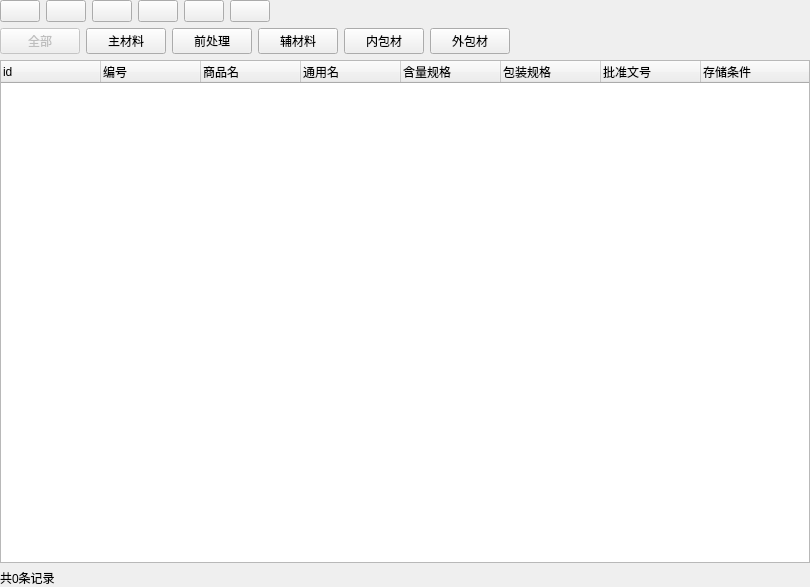
<?xml version="1.0" encoding="UTF-8"?>
<ui version="4.0">
 <class>Form</class>
 <widget class="QWidget" name="Form">
  <property name="geometry">
   <rect>
    <x>0</x>
    <y>0</y>
    <width>810</width>
    <height>587</height>
   </rect>
  </property>
  <property name="windowTitle">
   <string>Form</string>
  </property>
  <layout class="QGridLayout" name="gridLayout">
   <property name="leftMargin">
    <number>0</number>
   </property>
   <property name="topMargin">
    <number>0</number>
   </property>
   <property name="rightMargin">
    <number>0</number>
   </property>
   <property name="bottomMargin">
    <number>0</number>
   </property>
   <item row="3" column="0" colspan="15">
    <widget class="QTreeWidget" name="stufflist">
     <property name="sizePolicy">
      <sizepolicy hsizetype="Expanding" vsizetype="Expanding">
       <horstretch>12</horstretch>
       <verstretch>15</verstretch>
      </sizepolicy>
     </property>
     <property name="selectionMode">
      <enum>QAbstractItemView::ExtendedSelection</enum>
     </property>
     <column>
      <property name="text">
       <string>id</string>
      </property>
     </column>
     <column>
      <property name="text">
       <string>编号</string>
      </property>
     </column>
     <column>
      <property name="text">
       <string>商品名</string>
      </property>
     </column>
     <column>
      <property name="text">
       <string>通用名</string>
      </property>
     </column>
     <column>
      <property name="text">
       <string>含量规格</string>
      </property>
     </column>
     <column>
      <property name="text">
       <string>包装规格</string>
      </property>
     </column>
     <column>
      <property name="text">
       <string>批准文号</string>
      </property>
     </column>
     <column>
      <property name="text">
       <string>存储条件</string>
      </property>
     </column>
    </widget>
   </item>
   <item row="0" column="0">
    <layout class="QHBoxLayout" name="horizontalLayout">
     <item>
      <widget class="QPushButton" name="refreshButton">
       <property name="sizePolicy">
        <sizepolicy hsizetype="Fixed" vsizetype="Fixed">
         <horstretch>0</horstretch>
         <verstretch>0</verstretch>
        </sizepolicy>
       </property>
       <property name="toolTip">
        <string>&lt;html&gt;&lt;head/&gt;&lt;body&gt;&lt;p&gt;刷新&lt;/p&gt;&lt;/body&gt;&lt;/html&gt;</string>
       </property>
       <property name="styleSheet">
        <string notr="true"/>
       </property>
       <property name="text">
        <string/>
       </property>
       <property name="icon">
        <iconset resource="stuffimages.qrc">
         <normaloff>:/logo/images/refresh.png</normaloff>:/logo/images/refresh.png</iconset>
       </property>
       <property name="iconSize">
        <size>
         <width>30</width>
         <height>30</height>
        </size>
       </property>
      </widget>
     </item>
     <item>
      <widget class="QPushButton" name="addButton">
       <property name="sizePolicy">
        <sizepolicy hsizetype="Fixed" vsizetype="Fixed">
         <horstretch>0</horstretch>
         <verstretch>0</verstretch>
        </sizepolicy>
       </property>
       <property name="toolTip">
        <string>&lt;html&gt;&lt;head/&gt;&lt;body&gt;&lt;p&gt;增加记录&lt;/p&gt;&lt;/body&gt;&lt;/html&gt;</string>
       </property>
       <property name="text">
        <string/>
       </property>
       <property name="icon">
        <iconset resource="stuffimages.qrc">
         <normaloff>:/logo/images/add.png</normaloff>:/logo/images/add.png</iconset>
       </property>
       <property name="iconSize">
        <size>
         <width>30</width>
         <height>30</height>
        </size>
       </property>
      </widget>
     </item>
     <item>
      <widget class="QPushButton" name="deleteButton">
       <property name="sizePolicy">
        <sizepolicy hsizetype="Fixed" vsizetype="Fixed">
         <horstretch>0</horstretch>
         <verstretch>0</verstretch>
        </sizepolicy>
       </property>
       <property name="toolTip">
        <string>&lt;html&gt;&lt;head/&gt;&lt;body&gt;&lt;p&gt;删除记录&lt;/p&gt;&lt;/body&gt;&lt;/html&gt;</string>
       </property>
       <property name="text">
        <string/>
       </property>
       <property name="icon">
        <iconset resource="stuffimages.qrc">
         <normaloff>:/logo/images/delete.png</normaloff>:/logo/images/delete.png</iconset>
       </property>
       <property name="iconSize">
        <size>
         <width>30</width>
         <height>30</height>
        </size>
       </property>
      </widget>
     </item>
     <item>
      <widget class="QPushButton" name="queryButton">
       <property name="sizePolicy">
        <sizepolicy hsizetype="Fixed" vsizetype="Fixed">
         <horstretch>0</horstretch>
         <verstretch>0</verstretch>
        </sizepolicy>
       </property>
       <property name="toolTip">
        <string>&lt;html&gt;&lt;head/&gt;&lt;body&gt;&lt;p&gt;查询记录&lt;/p&gt;&lt;/body&gt;&lt;/html&gt;</string>
       </property>
       <property name="text">
        <string/>
       </property>
       <property name="icon">
        <iconset resource="stuffimages.qrc">
         <normaloff>:/logo/images/query.png</normaloff>:/logo/images/query.png</iconset>
       </property>
       <property name="iconSize">
        <size>
         <width>30</width>
         <height>30</height>
        </size>
       </property>
      </widget>
     </item>
     <item>
      <widget class="QPushButton" name="recordButton">
       <property name="sizePolicy">
        <sizepolicy hsizetype="Fixed" vsizetype="Fixed">
         <horstretch>0</horstretch>
         <verstretch>0</verstretch>
        </sizepolicy>
       </property>
       <property name="toolTip">
        <string>&lt;html&gt;&lt;head/&gt;&lt;body&gt;&lt;p&gt;查看记录&lt;/p&gt;&lt;/body&gt;&lt;/html&gt;</string>
       </property>
       <property name="text">
        <string/>
       </property>
       <property name="icon">
        <iconset resource="stuffimages.qrc">
         <normaloff>:/logo/images/record.png</normaloff>:/logo/images/record.png</iconset>
       </property>
       <property name="iconSize">
        <size>
         <width>30</width>
         <height>30</height>
        </size>
       </property>
      </widget>
     </item>
     <item>
      <widget class="QPushButton" name="printerButton">
       <property name="sizePolicy">
        <sizepolicy hsizetype="Fixed" vsizetype="Fixed">
         <horstretch>0</horstretch>
         <verstretch>0</verstretch>
        </sizepolicy>
       </property>
       <property name="toolTip">
        <string>&lt;html&gt;&lt;head/&gt;&lt;body&gt;&lt;p&gt;打印&lt;/p&gt;&lt;/body&gt;&lt;/html&gt;</string>
       </property>
       <property name="text">
        <string/>
       </property>
       <property name="icon">
        <iconset resource="stuffimages.qrc">
         <normaloff>:/logo/images/printer.png</normaloff>:/logo/images/printer.png</iconset>
       </property>
       <property name="iconSize">
        <size>
         <width>30</width>
         <height>30</height>
        </size>
       </property>
      </widget>
     </item>
    </layout>
   </item>
   <item row="2" column="0" colspan="2">
    <layout class="QHBoxLayout" name="horizontalLayout_2">
     <item>
      <widget class="QPushButton" name="ALLButton">
       <property name="enabled">
        <bool>false</bool>
       </property>
       <property name="sizePolicy">
        <sizepolicy hsizetype="Fixed" vsizetype="Preferred">
         <horstretch>1</horstretch>
         <verstretch>1</verstretch>
        </sizepolicy>
       </property>
       <property name="text">
        <string>全部</string>
       </property>
      </widget>
     </item>
     <item>
      <widget class="QPushButton" name="ZCButton">
       <property name="text">
        <string>主材料</string>
       </property>
      </widget>
     </item>
     <item>
      <widget class="QPushButton" name="QCLButton">
       <property name="text">
        <string>前处理</string>
       </property>
      </widget>
     </item>
     <item>
      <widget class="QPushButton" name="FCButton">
       <property name="sizePolicy">
        <sizepolicy hsizetype="Expanding" vsizetype="Fixed">
         <horstretch>1</horstretch>
         <verstretch>0</verstretch>
        </sizepolicy>
       </property>
       <property name="text">
        <string>辅材料</string>
       </property>
      </widget>
     </item>
     <item>
      <widget class="QPushButton" name="NBButton">
       <property name="sizePolicy">
        <sizepolicy hsizetype="Expanding" vsizetype="Fixed">
         <horstretch>1</horstretch>
         <verstretch>0</verstretch>
        </sizepolicy>
       </property>
       <property name="text">
        <string>内包材</string>
       </property>
      </widget>
     </item>
     <item>
      <widget class="QPushButton" name="WBButton">
       <property name="sizePolicy">
        <sizepolicy hsizetype="Expanding" vsizetype="Fixed">
         <horstretch>1</horstretch>
         <verstretch>0</verstretch>
        </sizepolicy>
       </property>
       <property name="text">
        <string>外包材</string>
       </property>
      </widget>
     </item>
    </layout>
   </item>
   <item row="4" column="0">
    <widget class="QLabel" name="countlabel">
     <property name="text">
      <string>共0条记录</string>
     </property>
    </widget>
   </item>
  </layout>
 </widget>
 <resources>
  <include location="stuffimages.qrc"/>
 </resources>
 <connections/>
</ui>
